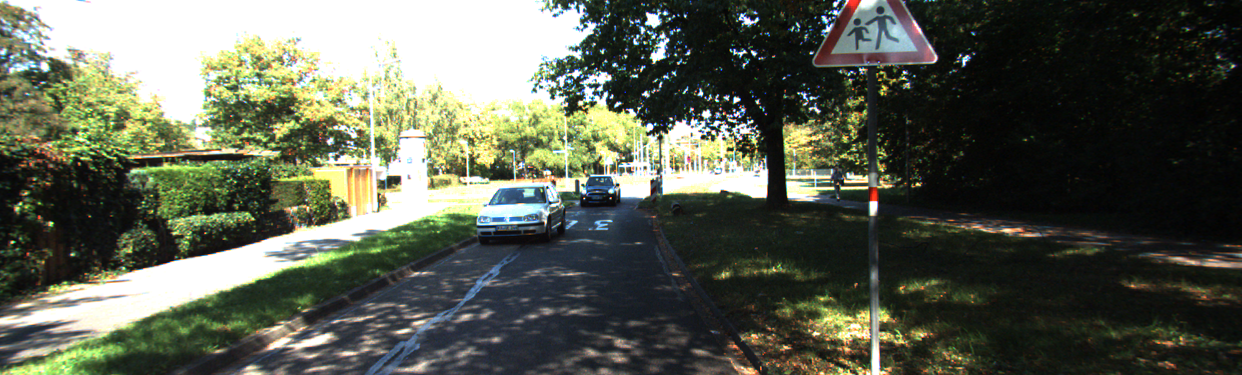
#> input picture Lab_4/000057_10-image2.png, 1242 x 375 px, found by its file name
$ jupyter execute L4Q4.ipynb   (older library calls are emulated)
#> lines starting #> are read from the running program, lines starting #| are printed output that depends on the picture; after the words box and inside, x2 and y2 are one past the last pixel; in counts of white or black regions, pixels touching at a corner belong together
[cell 1]
# Block 1: Imports, Config, and Helpers
import cv2
import numpy as np
import matplotlib.pyplot as plt
from pathlib import Path

# --- File Paths ---
# These are the stereo pair images you provided
left_img_path = r"..\000057_10-image2.png"
right_img_path = r"..\000057_10-image3.png"

# --- Output Config ---
output_dir_q4 = Path("./outputs_q4")
output_dir_q4.mkdir(parents=True, exist_ok=True)

# --- KITTI Camera Parameters (for image_2 and image_3) ---
# These values are from the KITTI dataset calibration files.
# We need them to convert disparity (pixels) to depth (meters).
FOCAL_LENGTH_PIXELS = 721.5   # f_x from camera 2 (left)
BASELINE_METERS = 0.54        # Distance between cam 2 and cam 3

# --- Helper Function ---
def imshow(ax, img, title="", cmap=None):
    """Helper function to display images with matplotlib."""
    ax.imshow(img if cmap is None else img, cmap=cmap)
    ax.set_title(title); ax.axis("off")

[cell 2]
# Block 2: Load Stereo Image Pair
# Load as grayscale as specified in the assignment
imgL = cv2.imread(left_img_path, cv2.IMREAD_GRAYSCALE)
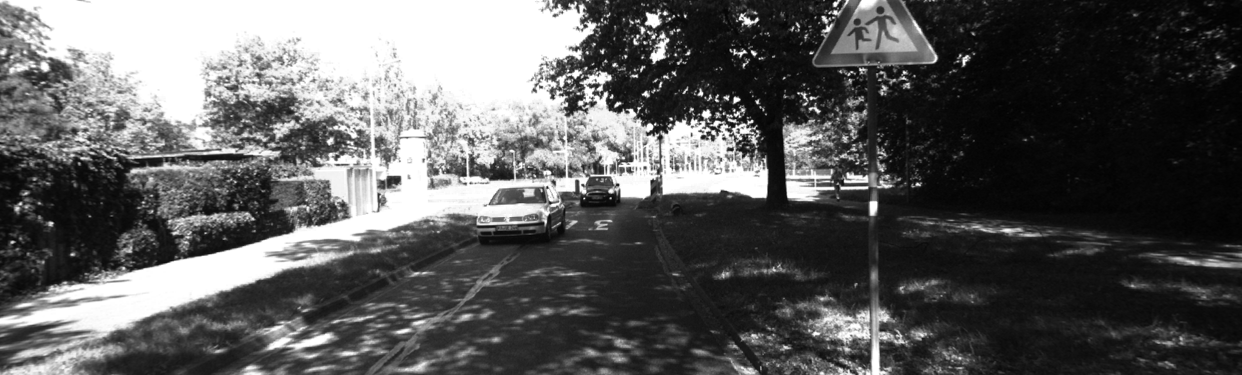
#> imgL: shape (375, 1242); min 1, max 255, mean 91.7
imgR = cv2.imread(right_img_path, cv2.IMREAD_GRAYSCALE)
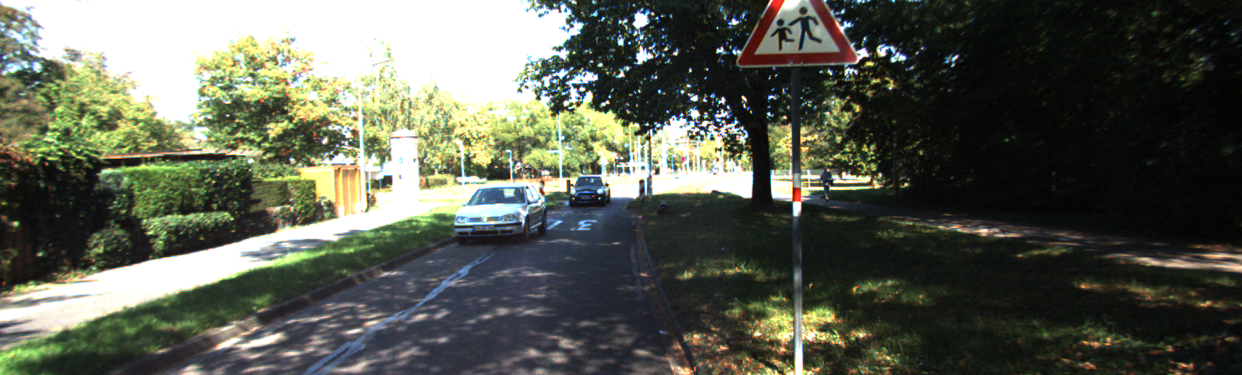
#> input picture Lab_4/000057_10-image3.png, 1242 x 375 px, found by its file name
#> imgR: shape (375, 1242); min 1, max 255, mean 91.5

if imgL is None or imgR is None:
    print(f"Error: Could not load images. Check paths.")
else:
    print(f"Stereo pair loaded successfully: {imgL.shape}")
#| Stereo pair loaded successfully: (375, 1242)

    # Display the stereo pair
    fig, axs = plt.subplots(1, 2, figsize=(12, 6))
    imshow(axs[0], imgL, "Left Image (image_2)", cmap="gray")
    imshow(axs[1], imgR, "Right Image (image_3)", cmap="gray")
    plt.tight_layout()
    plt.show()
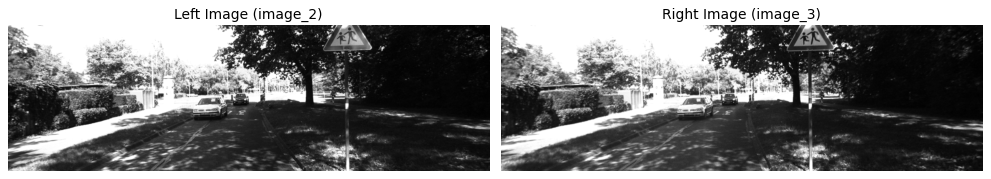
#> figure drawn by matplotlib, 2 panels

[cell 3]
# Block 3: Configure and Compute Disparity with StereoSGBM
# StereoSGBM (Semi-Global Block Matching)
# These parameters are tuned for KITTI-like images.
print("Configuring StereoSGBM and computing disparity...")

# --- SGBM Parameters ---
minDisparity = 0
numDisparities = 128  # Must be > 0 and divisible by 16
blockSize = 5         # Must be an odd number >= 1
P1 = 8 * 1 * blockSize**2  # Penalty for 1-pixel disparity change
P2 = 32 * 1 * blockSize**2 # Penalty for >1-pixel disparity change
disp12MaxDiff = 1      # Max allowed difference in left-right disparity check
uniquenessRatio = 10   # Margin by which best match must win
speckleWindowSize = 100 # Max size of smooth disparity regions to filter
speckleRange = 32      # Max disparity variation allowed in a speckle

# Create the SGBM stereo matcher
stereo = cv2.StereoSGBM_create(
    minDisparity=minDisparity,
    numDisparities=numDisparities,
    blockSize=blockSize,
    P1=P1,
    P2=P2,
    disp12MaxDiff=disp12MaxDiff,
    uniquenessRatio=uniquenessRatio,
    speckleWindowSize=speckleWindowSize,
    speckleRange=speckleRange,
    mode=cv2.StereoSGBM_MODE_SGBM_3WAY # Use 3-way SGBM
)

# Compute the disparity map
# The result is a 16-bit signed integer (CV_16S)
# It has 4 bits of fractional precision (divide by 16)
disparity_SGBM = stereo.compute(imgL, imgR)
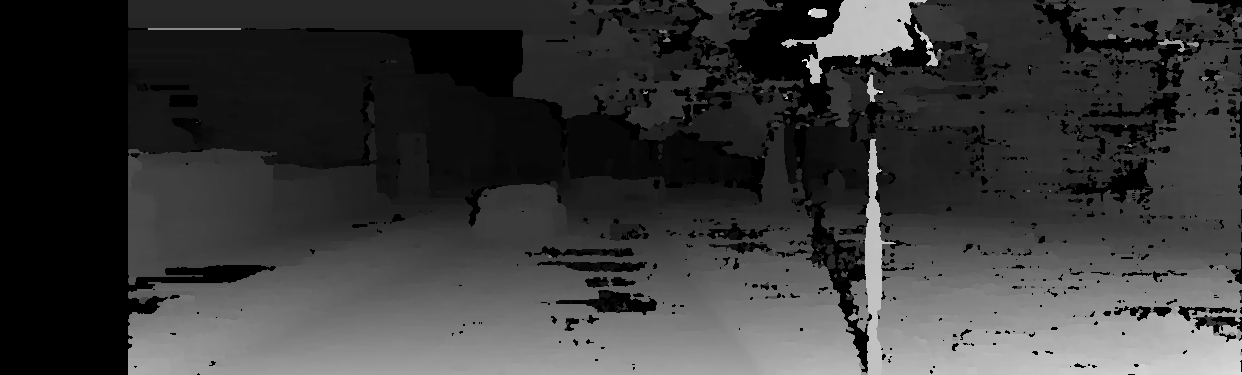
#> disparity_SGBM: shape (375, 1242) int16; min -16, max 1621, mean 355.8; drawn with min black and max white

# Convert to float and scale by 16
disparity = disparity_SGBM.astype(np.float32) / 16.0

print("Disparity computation complete.")

[cell 4]
# Block 4: Normalize and Visualize Disparity Map
print("Normalizing and visualizing disparity map...")

# The 'disparity' map has negative values for invalid pixels
# We want to visualize the valid (positive) disparities
# A good visualization maps 0 disparity (far) to black
# and max disparity (close) to white.

# Make a copy for visualization
disparity_vis = disparity.copy()

# Set invalid disparities (<= 0) to 0 for a clean normalization
disparity_vis[disparity_vis <= 0] = 0
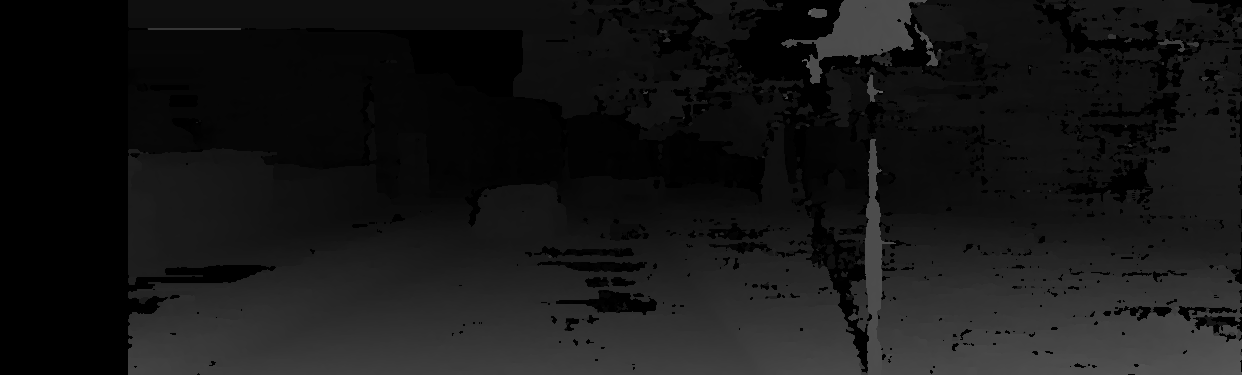
#> disparity_vis: shape (375, 1242) float32; min 0, max 101.3, mean 22.4

# Normalize the valid range (0 to numDisparities) to 0-255
# We use numDisparities as the max value for a consistent scale
disparity_vis = cv2.normalize(disparity_vis, None,
                              alpha=0, beta=255,
                              norm_type=cv2.NORM_MINMAX,
                              dtype=cv2.CV_8U)

# Display the normalized disparity map
fig, ax = plt.subplots(figsize=(10, 8))
imshow(ax, disparity_vis, "Disparity Map (Normalized)", cmap="gray")
fig.savefig(output_dir_q4 / "q4_disparity_map.png", bbox_inches='tight')
print(f"Saved disparity map to {output_dir_q4.resolve()}")
plt.show()

[cell 5]
# Block 5: Convert Disparity to Depth Map
print("Converting disparity to depth map...")

# The formula is: depth = (focal_length * baseline) / disparity
# We must be careful about division by zero.

# Create a mask of valid disparity values (must be > 0)
valid_mask = disparity > 0
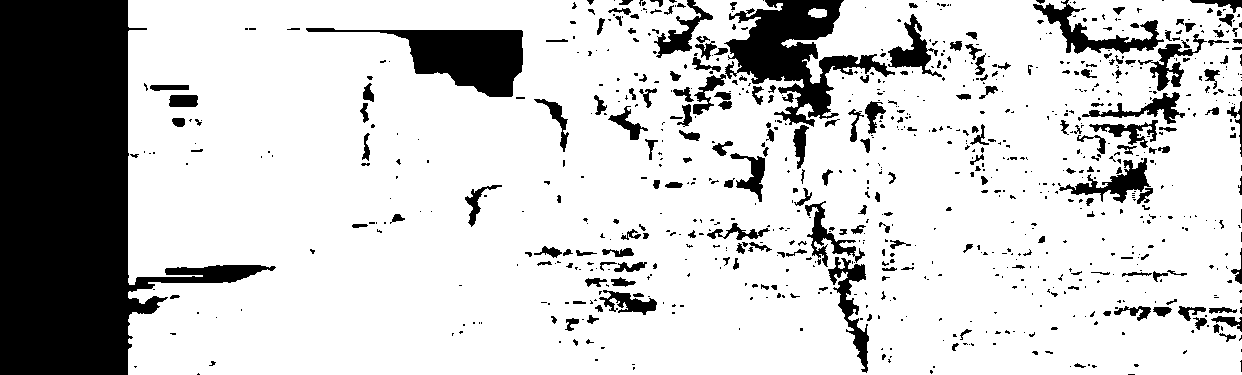
#> valid_mask: shape (375, 1242) bool; 79.5% white; 857 black regions (633 under 20 px), largest, box (x1, y1, x2, y2) and area: (0, 0, 276, 375) 50252, (724, 0, 895, 127) 8376, (306, 28, 523, 97) 6327

# Create an empty depth map
depth_map = np.zeros_like(disparity, dtype=np.float32)

# Calculate depth ONLY for valid disparity pixels
depth_map[valid_mask] = (FOCAL_LENGTH_PIXELS * BASELINE_METERS) / disparity[valid_mask]
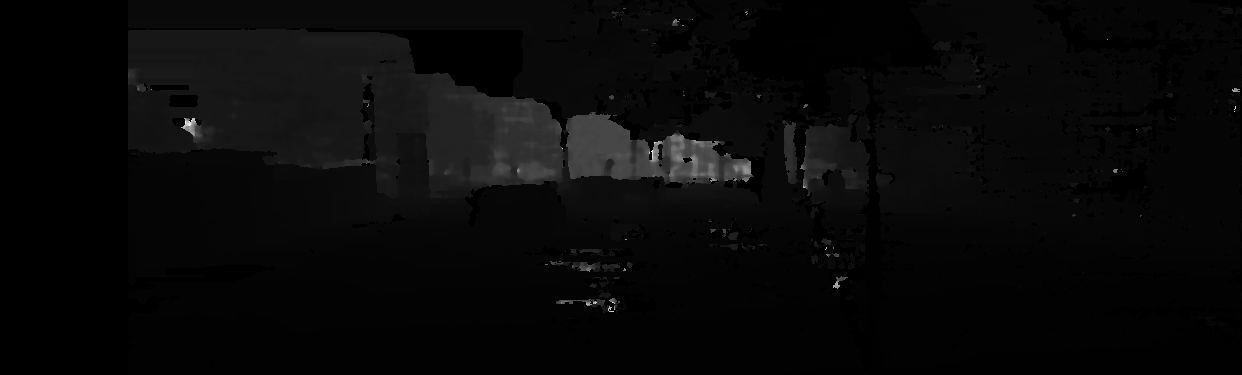
#> depth_map: shape (375, 1242) float32; min 0, max 692.6, mean 24.4; drawn with min black and max white

print("Depth map calculation complete.")

[cell 6]
# Block 6: Normalize and Visualize Depth Map
print("Normalizing and visualizing depth map...")

# The 'depth_map' now has values in meters.
# Far-away objects have very large depth values, and close ones are small.
# Invalid pixels are 0.
# For visualization, it's common to clip to a max distance.
MAX_DEPTH_METERS = 80.0

# Make a copy for visualization
depth_vis = depth_map.copy()

# Set invalid (0) and very far pixels to the max depth for visualization
invalid_mask = (depth_vis == 0) | (depth_vis > MAX_DEPTH_METERS)
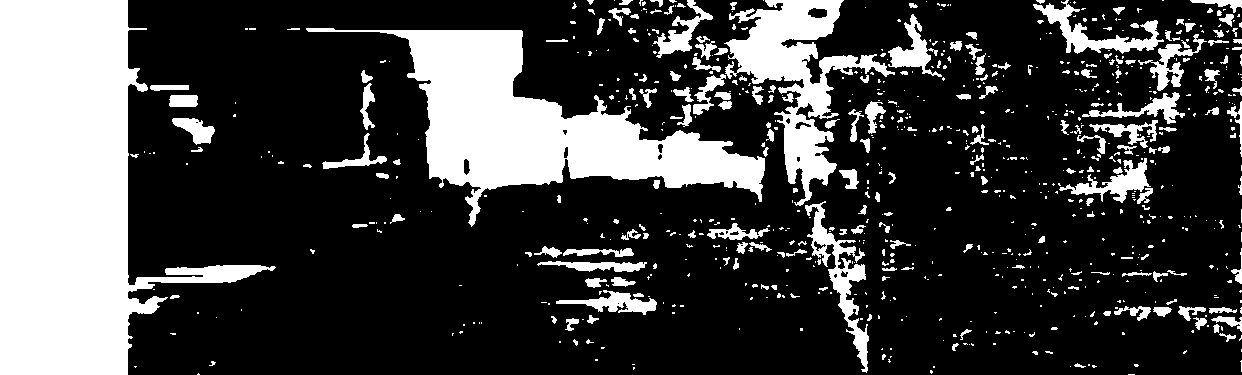
#> invalid_mask: shape (375, 1242) bool; 25.8% white; 796 white regions (593 under 20 px), largest, box (x1, y1, x2, y2) and area: (0, 0, 276, 375) 50488, (306, 28, 765, 227) 29181, (724, 0, 895, 206) 10843
depth_vis[invalid_mask] = MAX_DEPTH_METERS
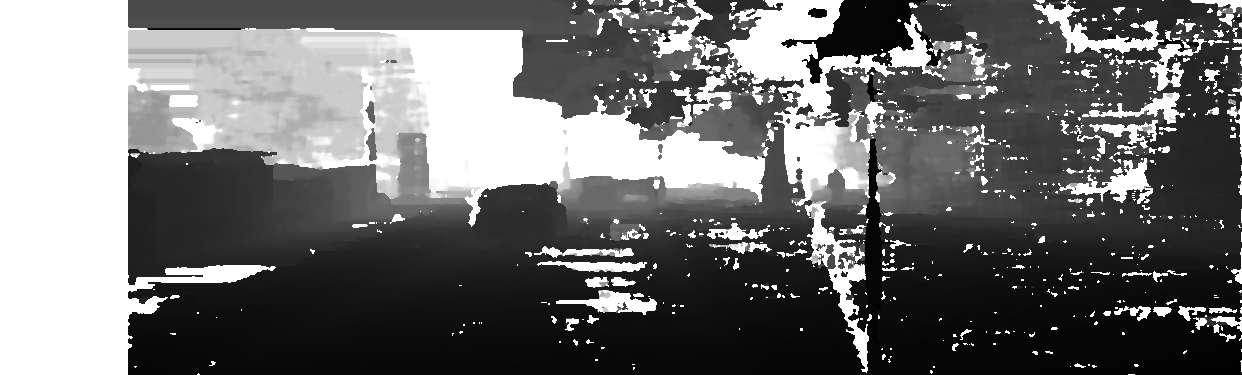
#> depth_vis: shape (375, 1242) float32; min 3.85, max 80, mean 37; drawn with min black and max white

# Now, normalize the range [0, MAX_DEPTH_METERS] to 0-255
# We can apply a colormap to make it easier to read
depth_vis = cv2.normalize(depth_vis, None,
                          alpha=0, beta=255,
                          norm_type=cv2.NORM_MINMAX,
                          dtype=cv2.CV_8U)

# Apply a colormap (INFERNO or PLASMA are good)
# Closer objects will be one color, farther objects another
depth_vis_color = cv2.applyColorMap(depth_vis, cv2.COLORMAP_INFERNO)
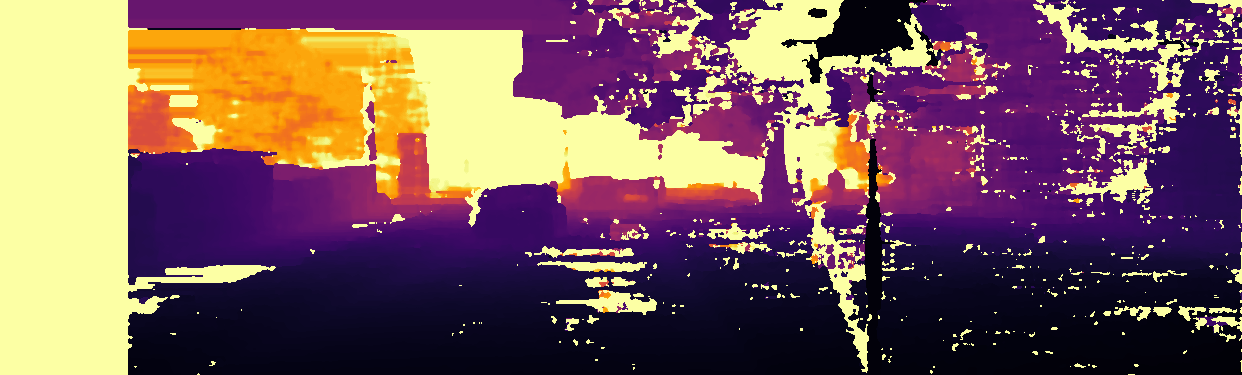
#> depth_vis_color: shape (375, 1242, 3); mean B, G, R 91.6, 88.2, 121.5
# Convert from BGR (OpenCV default) to RGB (Matplotlib default)
depth_vis_color = cv2.cvtColor(depth_vis_color, cv2.COLOR_BGR2RGB)

# Display the depth map
fig, ax = plt.subplots(figsize=(10, 8))
imshow(ax, depth_vis_color, f"Depth Map (Clipped at {MAX_DEPTH_METERS}m)")
fig.savefig(output_dir_q4 / "q4_depth_map.png", bbox_inches='tight')
print(f"Saved depth map to {output_dir_q4.resolve()}")
plt.show()
